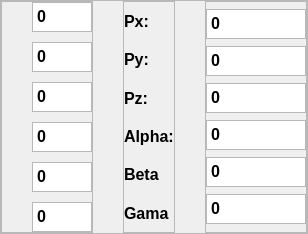
                     <widget class="QFrame" name="frame_18">
                      <property name="frameShape">
                       <enum>QFrame::StyledPanel</enum>
                      </property>
                      <property name="frameShadow">
                       <enum>QFrame::Raised</enum>
                      </property>
                      <layout class="QHBoxLayout" name="horizontalLayout_28">
                       <property name="spacing">
                        <number>30</number>
                       </property>
                       <property name="leftMargin">
                        <number>0</number>
                       </property>
                       <property name="topMargin">
                        <number>0</number>
                       </property>
                       <property name="rightMargin">
                        <number>0</number>
                       </property>
                       <property name="bottomMargin">
                        <number>0</number>
                       </property>
                       <item>
                        <widget class="QFrame" name="frame_17">
                         <property name="frameShape">
                          <enum>QFrame::StyledPanel</enum>
                         </property>
                         <property name="frameShadow">
                          <enum>QFrame::Raised</enum>
                         </property>
                         <layout class="QVBoxLayout" name="verticalLayout_27">
                          <property name="spacing">
                           <number>10</number>
                          </property>
                          <property name="leftMargin">
                           <number>30</number>
                          </property>
                          <property name="topMargin">
                           <number>0</number>
                          </property>
                          <property name="rightMargin">
                           <number>0</number>
                          </property>
                          <property name="bottomMargin">
                           <number>0</number>
                          </property>
                          <item>
                           <widget class="QTextEdit" name="textEdit_FK_t1">
                            <property name="maximumSize">
                             <size>
                              <width>60</width>
                              <height>30</height>
                             </size>
                            </property>
                            <property name="font">
                             <font>
                              <family>Arial</family>
                              <pointsize>12</pointsize>
                              <weight>75</weight>
                              <bold>true</bold>
                             </font>
                            </property>
                            <property name="html">
                             <string>&lt;!DOCTYPE HTML PUBLIC &quot;-//W3C//DTD HTML 4.0//EN&quot; &quot;http://www.w3.org/TR/REC-html40/strict.dtd&quot;&gt;
&lt;html&gt;&lt;head&gt;&lt;meta name=&quot;qrichtext&quot; content=&quot;1&quot; /&gt;&lt;style type=&quot;text/css&quot;&gt;
p, li { white-space: pre-wrap; }
&lt;/style&gt;&lt;/head&gt;&lt;body style=&quot; font-family:'Arial'; font-size:12pt; font-weight:600; font-style:normal;&quot;&gt;
&lt;p style=&quot; margin-top:0px; margin-bottom:0px; margin-left:0px; margin-right:0px; -qt-block-indent:0; text-indent:0px;&quot;&gt;&lt;span style=&quot; font-family:'MS Shell Dlg 2';&quot;&gt;0&lt;/span&gt;&lt;/p&gt;&lt;/body&gt;&lt;/html&gt;</string>
                            </property>
                           </widget>
                          </item>
                          <item>
                           <widget class="QTextEdit" name="textEdit_FK_t2">
                            <property name="maximumSize">
                             <size>
                              <width>60</width>
                              <height>30</height>
                             </size>
                            </property>
                            <property name="font">
                             <font>
                              <family>Arial</family>
                              <pointsize>12</pointsize>
                              <weight>75</weight>
                              <bold>true</bold>
                             </font>
                            </property>
                            <property name="html">
                             <string>&lt;!DOCTYPE HTML PUBLIC &quot;-//W3C//DTD HTML 4.0//EN&quot; &quot;http://www.w3.org/TR/REC-html40/strict.dtd&quot;&gt;
&lt;html&gt;&lt;head&gt;&lt;meta name=&quot;qrichtext&quot; content=&quot;1&quot; /&gt;&lt;style type=&quot;text/css&quot;&gt;
p, li { white-space: pre-wrap; }
&lt;/style&gt;&lt;/head&gt;&lt;body style=&quot; font-family:'Arial'; font-size:12pt; font-weight:600; font-style:normal;&quot;&gt;
&lt;p style=&quot; margin-top:0px; margin-bottom:0px; margin-left:0px; margin-right:0px; -qt-block-indent:0; text-indent:0px;&quot;&gt;&lt;span style=&quot; font-family:'MS Shell Dlg 2';&quot;&gt;0&lt;/span&gt;&lt;/p&gt;&lt;/body&gt;&lt;/html&gt;</string>
                            </property>
                           </widget>
                          </item>
                          <item>
                           <widget class="QTextEdit" name="textEdit_FK_t3">
                            <property name="maximumSize">
                             <size>
                              <width>60</width>
                              <height>30</height>
                             </size>
                            </property>
                            <property name="font">
                             <font>
                              <family>Arial</family>
                              <pointsize>12</pointsize>
                              <weight>75</weight>
                              <bold>true</bold>
                             </font>
                            </property>
                            <property name="html">
                             <string>&lt;!DOCTYPE HTML PUBLIC &quot;-//W3C//DTD HTML 4.0//EN&quot; &quot;http://www.w3.org/TR/REC-html40/strict.dtd&quot;&gt;
&lt;html&gt;&lt;head&gt;&lt;meta name=&quot;qrichtext&quot; content=&quot;1&quot; /&gt;&lt;style type=&quot;text/css&quot;&gt;
p, li { white-space: pre-wrap; }
&lt;/style&gt;&lt;/head&gt;&lt;body style=&quot; font-family:'Arial'; font-size:12pt; font-weight:600; font-style:normal;&quot;&gt;
&lt;p style=&quot; margin-top:0px; margin-bottom:0px; margin-left:0px; margin-right:0px; -qt-block-indent:0; text-indent:0px;&quot;&gt;&lt;span style=&quot; font-family:'MS Shell Dlg 2';&quot;&gt;0&lt;/span&gt;&lt;/p&gt;&lt;/body&gt;&lt;/html&gt;</string>
                            </property>
                           </widget>
                          </item>
                          <item>
                           <widget class="QTextEdit" name="textEdit_FK_t4">
                            <property name="maximumSize">
                             <size>
                              <width>60</width>
                              <height>30</height>
                             </size>
                            </property>
                            <property name="font">
                             <font>
                              <family>Arial</family>
                              <pointsize>12</pointsize>
                              <weight>75</weight>
                              <bold>true</bold>
                             </font>
                            </property>
                            <property name="html">
                             <string>&lt;!DOCTYPE HTML PUBLIC &quot;-//W3C//DTD HTML 4.0//EN&quot; &quot;http://www.w3.org/TR/REC-html40/strict.dtd&quot;&gt;
&lt;html&gt;&lt;head&gt;&lt;meta name=&quot;qrichtext&quot; content=&quot;1&quot; /&gt;&lt;style type=&quot;text/css&quot;&gt;
p, li { white-space: pre-wrap; }
&lt;/style&gt;&lt;/head&gt;&lt;body style=&quot; font-family:'Arial'; font-size:12pt; font-weight:600; font-style:normal;&quot;&gt;
&lt;p style=&quot; margin-top:0px; margin-bottom:0px; margin-left:0px; margin-right:0px; -qt-block-indent:0; text-indent:0px;&quot;&gt;&lt;span style=&quot; font-family:'MS Shell Dlg 2';&quot;&gt;0&lt;/span&gt;&lt;/p&gt;&lt;/body&gt;&lt;/html&gt;</string>
                            </property>
                           </widget>
                          </item>
                          <item>
                           <widget class="QTextEdit" name="textEdit_FK_t5">
                            <property name="maximumSize">
                             <size>
                              <width>60</width>
                              <height>30</height>
                             </size>
                            </property>
                            <property name="font">
                             <font>
                              <family>Arial</family>
                              <pointsize>12</pointsize>
                              <weight>75</weight>
                              <bold>true</bold>
                             </font>
                            </property>
                            <property name="html">
                             <string>&lt;!DOCTYPE HTML PUBLIC &quot;-//W3C//DTD HTML 4.0//EN&quot; &quot;http://www.w3.org/TR/REC-html40/strict.dtd&quot;&gt;
&lt;html&gt;&lt;head&gt;&lt;meta name=&quot;qrichtext&quot; content=&quot;1&quot; /&gt;&lt;style type=&quot;text/css&quot;&gt;
p, li { white-space: pre-wrap; }
&lt;/style&gt;&lt;/head&gt;&lt;body style=&quot; font-family:'Arial'; font-size:12pt; font-weight:600; font-style:normal;&quot;&gt;
&lt;p style=&quot; margin-top:0px; margin-bottom:0px; margin-left:0px; margin-right:0px; -qt-block-indent:0; text-indent:0px;&quot;&gt;&lt;span style=&quot; font-family:'MS Shell Dlg 2';&quot;&gt;0&lt;/span&gt;&lt;/p&gt;&lt;/body&gt;&lt;/html&gt;</string>
                            </property>
                           </widget>
                          </item>
                          <item>
                           <widget class="QTextEdit" name="textEdit_FK_t6">
                            <property name="maximumSize">
                             <size>
                              <width>60</width>
                              <height>30</height>
                             </size>
                            </property>
                            <property name="font">
                             <font>
                              <family>Arial</family>
                              <pointsize>12</pointsize>
                              <weight>75</weight>
                              <bold>true</bold>
                             </font>
                            </property>
                            <property name="html">
                             <string>&lt;!DOCTYPE HTML PUBLIC &quot;-//W3C//DTD HTML 4.0//EN&quot; &quot;http://www.w3.org/TR/REC-html40/strict.dtd&quot;&gt;
&lt;html&gt;&lt;head&gt;&lt;meta name=&quot;qrichtext&quot; content=&quot;1&quot; /&gt;&lt;style type=&quot;text/css&quot;&gt;
p, li { white-space: pre-wrap; }
&lt;/style&gt;&lt;/head&gt;&lt;body style=&quot; font-family:'Arial'; font-size:12pt; font-weight:600; font-style:normal;&quot;&gt;
&lt;p style=&quot; margin-top:0px; margin-bottom:0px; margin-left:0px; margin-right:0px; -qt-block-indent:0; text-indent:0px;&quot;&gt;&lt;span style=&quot; font-family:'MS Shell Dlg 2';&quot;&gt;0&lt;/span&gt;&lt;/p&gt;&lt;/body&gt;&lt;/html&gt;</string>
                            </property>
                           </widget>
                          </item>
                         </layout>
                        </widget>
                       </item>
                       <item>
                        <widget class="QFrame" name="frame_21">
                         <property name="frameShape">
                          <enum>QFrame::StyledPanel</enum>
                         </property>
                         <property name="frameShadow">
                          <enum>QFrame::Raised</enum>
                         </property>
                         <layout class="QVBoxLayout" name="verticalLayout_25">
                          <property name="spacing">
                           <number>0</number>
                          </property>
                          <property name="leftMargin">
                           <number>0</number>
                          </property>
                          <property name="topMargin">
                           <number>0</number>
                          </property>
                          <property name="rightMargin">
                           <number>0</number>
                          </property>
                          <property name="bottomMargin">
                           <number>0</number>
                          </property>
                          <item>
                           <widget class="QLabel" name="label_29">
                            <property name="font">
                             <font>
                              <family>Arial</family>
                              <pointsize>12</pointsize>
                              <weight>75</weight>
                              <bold>true</bold>
                             </font>
                            </property>
                            <property name="text">
                             <string>Px:</string>
                            </property>
                           </widget>
                          </item>
                          <item>
                           <widget class="QLabel" name="label_31">
                            <property name="font">
                             <font>
                              <family>Arial</family>
                              <pointsize>12</pointsize>
                              <weight>75</weight>
                              <bold>true</bold>
                             </font>
                            </property>
                            <property name="text">
                             <string>Py:</string>
                            </property>
                           </widget>
                          </item>
                          <item>
                           <widget class="QLabel" name="label_32">
                            <property name="font">
                             <font>
                              <family>Arial</family>
                              <pointsize>12</pointsize>
                              <weight>75</weight>
                              <bold>true</bold>
                             </font>
                            </property>
                            <property name="text">
                             <string>Pz:</string>
                            </property>
                           </widget>
                          </item>
                          <item>
                           <widget class="QLabel" name="label_33">
                            <property name="font">
                             <font>
                              <family>Arial</family>
                              <pointsize>12</pointsize>
                              <weight>75</weight>
                              <bold>true</bold>
                             </font>
                            </property>
                            <property name="text">
                             <string>Alpha:</string>
                            </property>
                           </widget>
                          </item>
                          <item>
                           <widget class="QLabel" name="label_34">
                            <property name="font">
                             <font>
                              <family>Arial</family>
                              <pointsize>12</pointsize>
                              <weight>75</weight>
                              <bold>true</bold>
                             </font>
                            </property>
                            <property name="text">
                             <string>Beta</string>
                            </property>
                           </widget>
                          </item>
                          <item>
                           <widget class="QLabel" name="label_35">
                            <property name="font">
                             <font>
                              <family>Arial</family>
                              <pointsize>12</pointsize>
                              <weight>75</weight>
                              <bold>true</bold>
                             </font>
                            </property>
                            <property name="text">
                             <string>Gama</string>
                            </property>
                           </widget>
                          </item>
                         </layout>
                        </widget>
                       </item>
                       <item>
                        <widget class="QFrame" name="frame_22">
                         <property name="frameShape">
                          <enum>QFrame::StyledPanel</enum>
                         </property>
                         <property name="frameShadow">
                          <enum>QFrame::Raised</enum>
                         </property>
                         <layout class="QVBoxLayout" name="verticalLayout_29">
                          <property name="spacing">
                           <number>0</number>
                          </property>
                          <property name="leftMargin">
                           <number>0</number>
                          </property>
                          <property name="topMargin">
                           <number>0</number>
                          </property>
                          <property name="rightMargin">
                           <number>0</number>
                          </property>
                          <property name="bottomMargin">
                           <number>0</number>
                          </property>
                          <item>
                           <widget class="QTextEdit" name="FK_Px">
                            <property name="maximumSize">
                             <size>
                              <width>100</width>
                              <height>30</height>
                             </size>
                            </property>
                            <property name="font">
                             <font>
                              <family>Arial</family>
                              <pointsize>12</pointsize>
                              <weight>75</weight>
                              <bold>true</bold>
                             </font>
                            </property>
                            <property name="html">
                             <string>&lt;!DOCTYPE HTML PUBLIC &quot;-//W3C//DTD HTML 4.0//EN&quot; &quot;http://www.w3.org/TR/REC-html40/strict.dtd&quot;&gt;
&lt;html&gt;&lt;head&gt;&lt;meta name=&quot;qrichtext&quot; content=&quot;1&quot; /&gt;&lt;style type=&quot;text/css&quot;&gt;
p, li { white-space: pre-wrap; }
&lt;/style&gt;&lt;/head&gt;&lt;body style=&quot; font-family:'Arial'; font-size:12pt; font-weight:600; font-style:normal;&quot;&gt;
&lt;p style=&quot; margin-top:0px; margin-bottom:0px; margin-left:0px; margin-right:0px; -qt-block-indent:0; text-indent:0px;&quot;&gt;&lt;span style=&quot; font-family:'MS Shell Dlg 2';&quot;&gt;0&lt;/span&gt;&lt;/p&gt;&lt;/body&gt;&lt;/html&gt;</string>
                            </property>
                           </widget>
                          </item>
                          <item>
                           <widget class="QTextEdit" name="FK_Py">
                            <property name="maximumSize">
                             <size>
                              <width>100</width>
                              <height>30</height>
                             </size>
                            </property>
                            <property name="font">
                             <font>
                              <family>Arial</family>
                              <pointsize>12</pointsize>
                              <weight>75</weight>
                              <bold>true</bold>
                             </font>
                            </property>
                            <property name="html">
                             <string>&lt;!DOCTYPE HTML PUBLIC &quot;-//W3C//DTD HTML 4.0//EN&quot; &quot;http://www.w3.org/TR/REC-html40/strict.dtd&quot;&gt;
&lt;html&gt;&lt;head&gt;&lt;meta name=&quot;qrichtext&quot; content=&quot;1&quot; /&gt;&lt;style type=&quot;text/css&quot;&gt;
p, li { white-space: pre-wrap; }
&lt;/style&gt;&lt;/head&gt;&lt;body style=&quot; font-family:'Arial'; font-size:12pt; font-weight:600; font-style:normal;&quot;&gt;
&lt;p style=&quot; margin-top:0px; margin-bottom:0px; margin-left:0px; margin-right:0px; -qt-block-indent:0; text-indent:0px;&quot;&gt;&lt;span style=&quot; font-family:'MS Shell Dlg 2';&quot;&gt;0&lt;/span&gt;&lt;/p&gt;&lt;/body&gt;&lt;/html&gt;</string>
                            </property>
                           </widget>
                          </item>
                          <item>
                           <widget class="QTextEdit" name="FK_Pz">
                            <property name="maximumSize">
                             <size>
                              <width>100</width>
                              <height>30</height>
                             </size>
                            </property>
                            <property name="font">
                             <font>
                              <family>Arial</family>
                              <pointsize>12</pointsize>
                              <weight>75</weight>
                              <bold>true</bold>
                             </font>
                            </property>
                            <property name="html">
                             <string>&lt;!DOCTYPE HTML PUBLIC &quot;-//W3C//DTD HTML 4.0//EN&quot; &quot;http://www.w3.org/TR/REC-html40/strict.dtd&quot;&gt;
&lt;html&gt;&lt;head&gt;&lt;meta name=&quot;qrichtext&quot; content=&quot;1&quot; /&gt;&lt;style type=&quot;text/css&quot;&gt;
p, li { white-space: pre-wrap; }
&lt;/style&gt;&lt;/head&gt;&lt;body style=&quot; font-family:'Arial'; font-size:12pt; font-weight:600; font-style:normal;&quot;&gt;
&lt;p style=&quot; margin-top:0px; margin-bottom:0px; margin-left:0px; margin-right:0px; -qt-block-indent:0; text-indent:0px;&quot;&gt;&lt;span style=&quot; font-family:'MS Shell Dlg 2';&quot;&gt;0&lt;/span&gt;&lt;/p&gt;&lt;/body&gt;&lt;/html&gt;</string>
                            </property>
                           </widget>
                          </item>
                          <item>
                           <widget class="QTextEdit" name="alpha">
                            <property name="maximumSize">
                             <size>
                              <width>100</width>
                              <height>30</height>
                             </size>
                            </property>
                            <property name="font">
                             <font>
                              <family>Arial</family>
                              <pointsize>12</pointsize>
                              <weight>75</weight>
                              <bold>true</bold>
                             </font>
                            </property>
                            <property name="html">
                             <string>&lt;!DOCTYPE HTML PUBLIC &quot;-//W3C//DTD HTML 4.0//EN&quot; &quot;http://www.w3.org/TR/REC-html40/strict.dtd&quot;&gt;
&lt;html&gt;&lt;head&gt;&lt;meta name=&quot;qrichtext&quot; content=&quot;1&quot; /&gt;&lt;style type=&quot;text/css&quot;&gt;
p, li { white-space: pre-wrap; }
&lt;/style&gt;&lt;/head&gt;&lt;body style=&quot; font-family:'Arial'; font-size:12pt; font-weight:600; font-style:normal;&quot;&gt;
&lt;p style=&quot; margin-top:0px; margin-bottom:0px; margin-left:0px; margin-right:0px; -qt-block-indent:0; text-indent:0px;&quot;&gt;&lt;span style=&quot; font-family:'MS Shell Dlg 2';&quot;&gt;0&lt;/span&gt;&lt;/p&gt;&lt;/body&gt;&lt;/html&gt;</string>
                            </property>
                           </widget>
                          </item>
                          <item>
                           <widget class="QTextEdit" name="beta">
                            <property name="maximumSize">
                             <size>
                              <width>100</width>
                              <height>30</height>
                             </size>
                            </property>
                            <property name="font">
                             <font>
                              <family>Arial</family>
                              <pointsize>12</pointsize>
                              <weight>75</weight>
                              <bold>true</bold>
                             </font>
                            </property>
                            <property name="html">
                             <string>&lt;!DOCTYPE HTML PUBLIC &quot;-//W3C//DTD HTML 4.0//EN&quot; &quot;http://www.w3.org/TR/REC-html40/strict.dtd&quot;&gt;
&lt;html&gt;&lt;head&gt;&lt;meta name=&quot;qrichtext&quot; content=&quot;1&quot; /&gt;&lt;style type=&quot;text/css&quot;&gt;
p, li { white-space: pre-wrap; }
&lt;/style&gt;&lt;/head&gt;&lt;body style=&quot; font-family:'Arial'; font-size:12pt; font-weight:600; font-style:normal;&quot;&gt;
&lt;p style=&quot; margin-top:0px; margin-bottom:0px; margin-left:0px; margin-right:0px; -qt-block-indent:0; text-indent:0px;&quot;&gt;&lt;span style=&quot; font-family:'MS Shell Dlg 2';&quot;&gt;0&lt;/span&gt;&lt;/p&gt;&lt;/body&gt;&lt;/html&gt;</string>
                            </property>
                           </widget>
                          </item>
                          <item>
                           <widget class="QTextEdit" name="gama">
                            <property name="maximumSize">
                             <size>
                              <width>100</width>
                              <height>30</height>
                             </size>
                            </property>
                            <property name="font">
                             <font>
                              <family>Arial</family>
                              <pointsize>12</pointsize>
                              <weight>75</weight>
                              <bold>true</bold>
                             </font>
                            </property>
                            <property name="html">
                             <string>&lt;!DOCTYPE HTML PUBLIC &quot;-//W3C//DTD HTML 4.0//EN&quot; &quot;http://www.w3.org/TR/REC-html40/strict.dtd&quot;&gt;
&lt;html&gt;&lt;head&gt;&lt;meta name=&quot;qrichtext&quot; content=&quot;1&quot; /&gt;&lt;style type=&quot;text/css&quot;&gt;
p, li { white-space: pre-wrap; }
&lt;/style&gt;&lt;/head&gt;&lt;body style=&quot; font-family:'Arial'; font-size:12pt; font-weight:600; font-style:normal;&quot;&gt;
&lt;p style=&quot; margin-top:0px; margin-bottom:0px; margin-left:0px; margin-right:0px; -qt-block-indent:0; text-indent:0px;&quot;&gt;&lt;span style=&quot; font-family:'MS Shell Dlg 2';&quot;&gt;0&lt;/span&gt;&lt;/p&gt;&lt;/body&gt;&lt;/html&gt;</string>
                            </property>
                           </widget>
                          </item>
                         </layout>
                        </widget>
                       </item>
                      </layout>
                     </widget>
